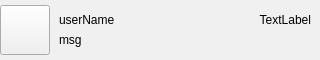
<?xml version="1.0" encoding="UTF-8"?>
<ui version="4.0">
 <class>chatList</class>
 <widget class="QWidget" name="chatList">
  <property name="geometry">
   <rect>
    <x>0</x>
    <y>0</y>
    <width>320</width>
    <height>60</height>
   </rect>
  </property>
  <property name="maximumSize">
   <size>
    <width>320</width>
    <height>60</height>
   </size>
  </property>
  <property name="windowTitle">
   <string>Form</string>
  </property>
  <property name="styleSheet">
   <string notr="true">background-color: rgb(240, 240, 240);</string>
  </property>
  <layout class="QGridLayout" name="gridLayout_2">
   <property name="leftMargin">
    <number>0</number>
   </property>
   <property name="topMargin">
    <number>0</number>
   </property>
   <property name="rightMargin">
    <number>0</number>
   </property>
   <property name="bottomMargin">
    <number>0</number>
   </property>
   <property name="spacing">
    <number>0</number>
   </property>
   <item row="0" column="0">
    <widget class="QPushButton" name="imgaeBut">
     <property name="maximumSize">
      <size>
       <width>50</width>
       <height>50</height>
      </size>
     </property>
     <property name="styleSheet">
      <string notr="true">image: url(:/res/pic/卡通头像.png);</string>
     </property>
     <property name="text">
      <string/>
     </property>
    </widget>
   </item>
   <item row="0" column="1">
    <widget class="QWidget" name="widget" native="true">
     <layout class="QGridLayout" name="gridLayout">
      <item row="0" column="0">
       <widget class="QLabel" name="userName">
        <property name="text">
         <string>userName</string>
        </property>
       </widget>
      </item>
      <item row="0" column="1">
       <widget class="QLabel" name="timeLabel">
        <property name="text">
         <string>TextLabel</string>
        </property>
        <property name="alignment">
         <set>Qt::AlignRight|Qt::AlignTrailing|Qt::AlignVCenter</set>
        </property>
       </widget>
      </item>
      <item row="1" column="0">
       <widget class="QLabel" name="msgLabel">
        <property name="text">
         <string>msg</string>
        </property>
       </widget>
      </item>
     </layout>
    </widget>
   </item>
  </layout>
 </widget>
 <resources/>
 <connections/>
</ui>
